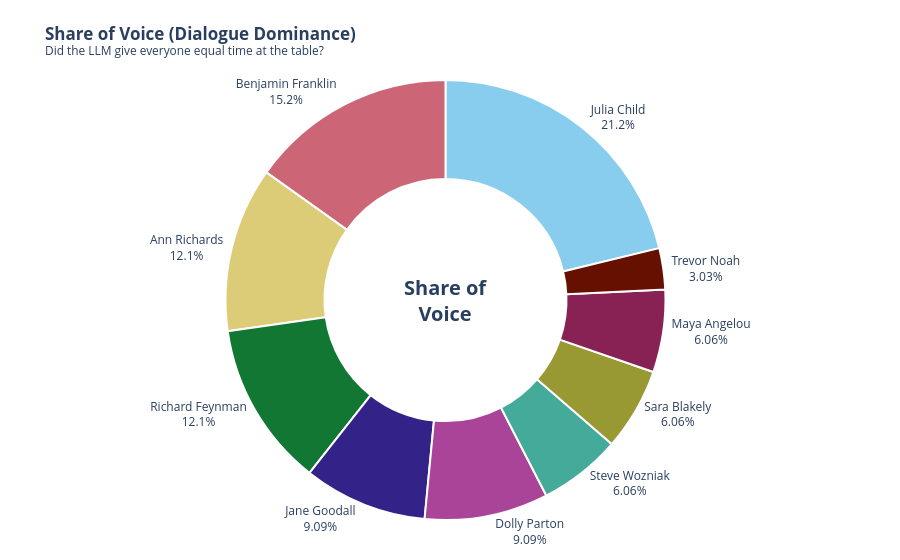

Write notebook code for a chart like this one.
### Code cell
# Sort dataframe so the chart flows from largest to smallest
df_guests_sorted = df_guests.sort_values(by='Mentions', ascending=False)

# Build Donut Chart
fig4 = px.pie(
    df_guests_sorted, 
    names='Guest', 
    values='Mentions', 
    hole=0.55,
    color='Guest',
    color_discrete_sequence=px.colors.qualitative.Safe,
    title='<b>Share of Voice (Dialogue Dominance)</b><br><sup>Did the LLM give everyone equal time at the table?</sup>'
)

# Layout
fig4.update_traces(
    textposition='outside', 
    textinfo='percent+label',
    hovertemplate='<b>%{label}</b><br>Total Mentions/Dialogue: %{value} <br>Share of Conversation: %{percent}<extra></extra>',
    marker=dict(line=dict(color='#FFFFFF', width=2)) # Adds a clean white border between slices
)

fig4.update_layout(
    showlegend=False, # We don't need a legend since the labels are on the chart
    margin=dict(t=80, b=40, l=40, r=40),
    # Add a custom text annotation to the center of the donut
    annotations=[dict(text='<b>Share of<br>Voice</b>', x=0.5, y=0.5, font_size=20, showarrow=False)]
)

fig4.show()

### Figure 1 — Plotly figure (JSON) as saved in the notebook; plotly's stock layout.template omitted (floating-point values rounded to 4 significant figures)
{"data": [{"customdata": [["Julia Child"], ["Benjamin Franklin"], ["Ann Richards"], ["Richard Feynman"], ["Jane Goodall"], ["Dolly Parton"], ["Steve Wozniak"], ["Sara Blakely"], ["Maya Angelou"], ["Trevor Noah"]], "domain": {"x": [0, 1], "y": [0, 1]}, "hole": 0.55, "hovertemplate": "<b>%{label}</b><br>Total Mentions/Dialogue: %{value} <br>Share of Conversation: %{percent}<extra></extra>", "labels": ["Julia Child", "Benjamin Franklin", "Ann Richards", "Richard Feynman", "Jane Goodall", "Dolly Parton", "Steve Wozniak", "Sara Blakely", "Maya Angelou", "Trevor Noah"], "legendgroup": "", "marker": {"colors": ["rgb(136, 204, 238)", "rgb(204, 102, 119)", "rgb(221, 204, 119)", "rgb(17, 119, 51)", "rgb(51, 34, 136)", "rgb(170, 68, 153)", "rgb(68, 170, 153)", "rgb(153, 153, 51)", "rgb(136, 34, 85)", "rgb(102, 17, 0)"], "line": {"color": "#FFFFFF", "width": 2}}, "name": "", "showlegend": true, "textinfo": "percent+label", "textposition": "outside", "type": "pie", "values": [7, 5, 4, 4, 3, 3, 2, 2, 2, 1]}], "layout": {"annotations": [{"font": {"size": 20}, "showarrow": false, "text": "<b>Share of<br>Voice</b>", "x": 0.5, "y": 0.5}], "autosize": true, "legend": {"tracegroupgap": 0}, "margin": {"b": 40, "l": 40, "r": 40, "t": 80}, "piecolorway": ["rgb(136, 204, 238)", "rgb(204, 102, 119)", "rgb(221, 204, 119)", "rgb(17, 119, 51)", "rgb(51, 34, 136)", "rgb(170, 68, 153)", "rgb(68, 170, 153)", "rgb(153, 153, 51)", "rgb(136, 34, 85)", "rgb(102, 17, 0)", "rgb(136, 136, 136)"], "showlegend": false, "title": {"text": "<b>Share of Voice (Dialogue Dominance)</b><br><sup>Did the LLM give everyone equal time at the table?</sup>"}}}
